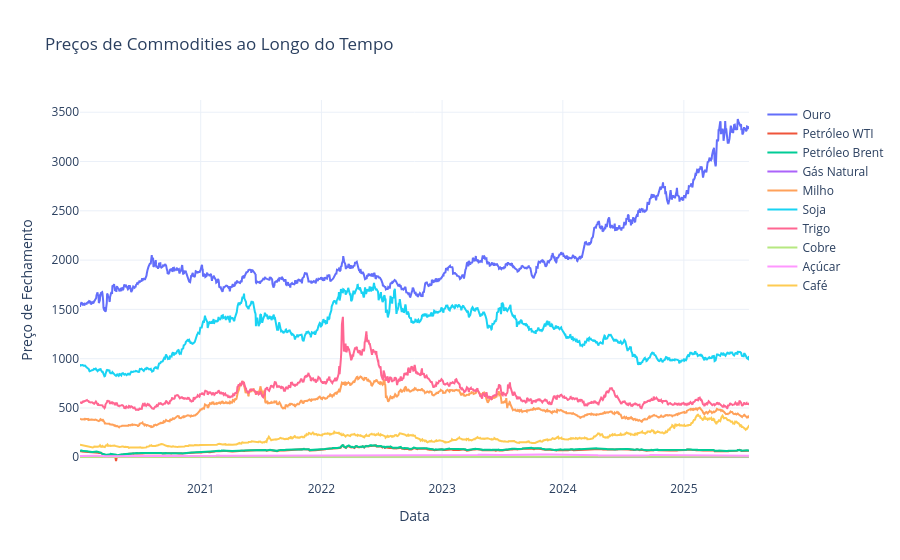

The code cell stored with this chart in its notebook:
### Code cell
fig.update_layout(
    title="Preços de Commodities ao Longo do Tempo",
    xaxis_title="Data",
    yaxis_title="Preço de Fechamento",
    template="plotly_white"
)

### Figure 1 — Plotly figure (JSON) as saved in the notebook; plotly's stock layout.template omitted (floating-point values rounded to 4 significant figures; data arrays with more than 128 entries replaced by an {"elided": "..."} marker saying what was removed)
{"data": [{"mode": "lines", "name": "Ouro", "type": "scatter", "x": {"elided": "1394 str values"}, "y": {"elided": "1394 float values"}}, {"mode": "lines", "name": "Petróleo WTI", "type": "scatter", "x": {"elided": "1394 str values"}, "y": {"elided": "1394 float values"}}, {"mode": "lines", "name": "Petróleo Brent", "type": "scatter", "x": {"elided": "1395 str values"}, "y": {"elided": "1395 float values"}}, {"mode": "lines", "name": "Gás Natural", "type": "scatter", "x": {"elided": "1395 str values"}, "y": {"elided": "1395 float values"}}, {"mode": "lines", "name": "Milho", "type": "scatter", "x": {"elided": "1393 str values"}, "y": {"elided": "1393 float values"}}, {"mode": "lines", "name": "Soja", "type": "scatter", "x": {"elided": "1393 str values"}, "y": {"elided": "1393 float values"}}, {"mode": "lines", "name": "Trigo", "type": "scatter", "x": {"elided": "1393 str values"}, "y": {"elided": "1393 float values"}}, {"mode": "lines", "name": "Cobre", "type": "scatter", "x": {"elided": "1395 str values"}, "y": {"elided": "1395 float values"}}, {"mode": "lines", "name": "Açúcar", "type": "scatter", "x": {"elided": "1395 str values"}, "y": {"elided": "1395 float values"}}, {"mode": "lines", "name": "Café", "type": "scatter", "x": {"elided": "1395 str values"}, "y": {"elided": "1395 float values"}}], "layout": {"title": {"text": "Preços de Commodities ao Longo do Tempo"}, "xaxis": {"title": {"text": "Data"}}, "yaxis": {"title": {"text": "Preço de Fechamento"}}}}
